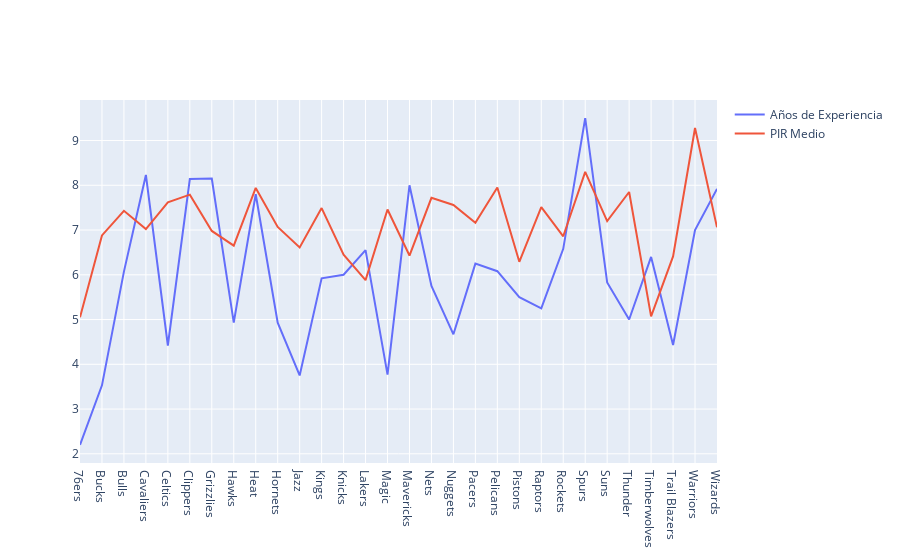

Notebook source saved alongside this figure:
### Code cell
# Visualización - Temporada 2015-2016

import plotly.graph_objects as go

fig = go.Figure()

fig.add_trace(go.Scatter(x = teams_2015['nombre_equipo'], y = teams_2015.anios_experiencia,
                    mode = 'lines',
                    name = 'Años de Experiencia'))

fig.add_trace(go.Scatter(x = teams_2015['nombre_equipo'], y = teams_2015.pir_medio_total,
                    mode = 'lines',
                    name = 'PIR Medio'))
fig.show()

### Figure 1 — Plotly figure (JSON) as saved in the notebook; plotly's stock layout.template omitted (floating-point values rounded to 4 significant figures)
{"data": [{"mode": "lines", "name": "Años de Experiencia", "type": "scatter", "x": ["76ers", "Bucks", "Bulls", "Cavaliers", "Celtics", "Clippers", "Grizzlies", "Hawks", "Heat", "Hornets", "Jazz", "Kings", "Knicks", "Lakers", "Magic", "Mavericks", "Nets", "Nuggets", "Pacers", "Pelicans", "Pistons", "Raptors", "Rockets", "Spurs", "Suns", "Thunder", "Timberwolves", "Trail Blazers", "Warriors", "Wizards"], "y": [2.2, 3.53, 6.07, 8.23, 4.42, 8.14, 8.15, 4.93, 7.8, 4.93, 3.75, 5.92, 6, 6.55, 3.77, 8, 5.75, 4.67, 6.25, 6.08, 5.5, 5.25, 6.58, 9.5, 5.83, 5, 6.4, 4.43, 7, 7.92]}, {"mode": "lines", "name": "PIR Medio", "type": "scatter", "x": ["76ers", "Bucks", "Bulls", "Cavaliers", "Celtics", "Clippers", "Grizzlies", "Hawks", "Heat", "Hornets", "Jazz", "Kings", "Knicks", "Lakers", "Magic", "Mavericks", "Nets", "Nuggets", "Pacers", "Pelicans", "Pistons", "Raptors", "Rockets", "Spurs", "Suns", "Thunder", "Timberwolves", "Trail Blazers", "Warriors", "Wizards"], "y": [5.05, 6.88, 7.43, 7.02, 7.62, 7.79, 6.98, 6.65, 7.94, 7.07, 6.61, 7.49, 6.45, 5.88, 7.46, 6.43, 7.72, 7.56, 7.16, 7.95, 6.29, 7.51, 6.86, 8.3, 7.2, 7.85, 5.07, 6.41, 9.28, 7.06]}], "layout": {}}
